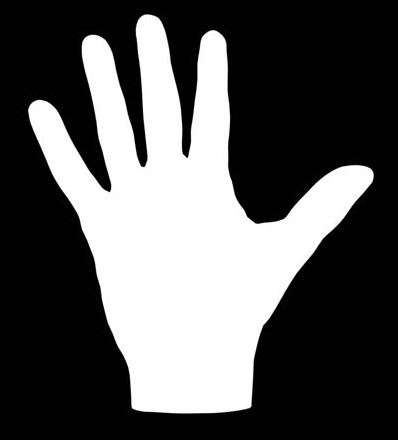
#> input picture scripts/hand.JPG, 398 x 440 px
$ python test9.py
#> lines starting #> are read from the running program, lines starting #| are printed output that depends on the picture; after the words box and inside, x2 and y2 are one past the last pixel; in counts of white or black regions, pixels touching at a corner belong together
import numpy as np
import cv2


image = cv2.imread('hand.JPG')
#> image is the input picture: shape (440, 398, 3); min 0, max 255, mean 88.5
gray = cv2.cvtColor(image,cv2.COLOR_RGB2GRAY)
ret,bw = cv2.threshold(gray,127,255,cv2.THRESH_BINARY)
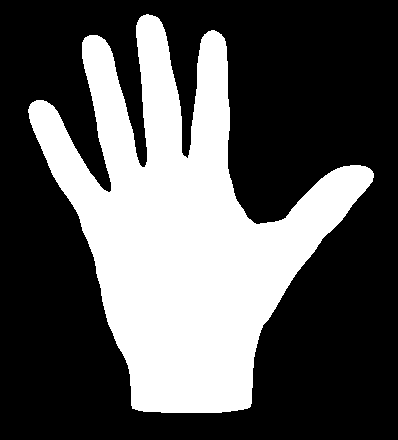
#> bw: shape (440, 398); 34.5% white; 1 white region
contours, hierarchy = cv2.findContours(bw,cv2.RETR_EXTERNAL,cv2.CHAIN_APPROX_SIMPLE)[-2:]
#> contours = 1 contour; box (x1, y1, x2, y2) and area: (28, 14, 374, 413) 59454
cv2.drawContours(image, contours, -1, (0,255,0),3)
rect = cv2.boundingRect(contours[0])
#> rect = (28, 14, 346, 399)
pt1 = (rect[0],rect[1])
#> pt1 = (28, 14)
pt2 = (rect[0]+rect[2],rect[1]+rect[3])
#> pt2 = (374, 413)

cv2.rectangle(image,pt1,pt2,(0,0,255),3)
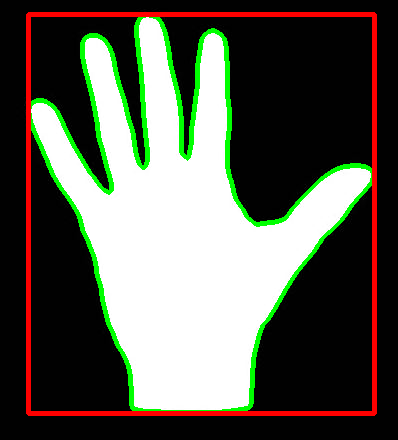
#> image: shape (440, 398, 3); mean B, G, R 80.5, 93, 91.3


cv2.imshow('Contours',image)

keyboard = cv2.waitKey(0)
#> (key Esc is pressed here)

cv2.destroyAllWindows()
